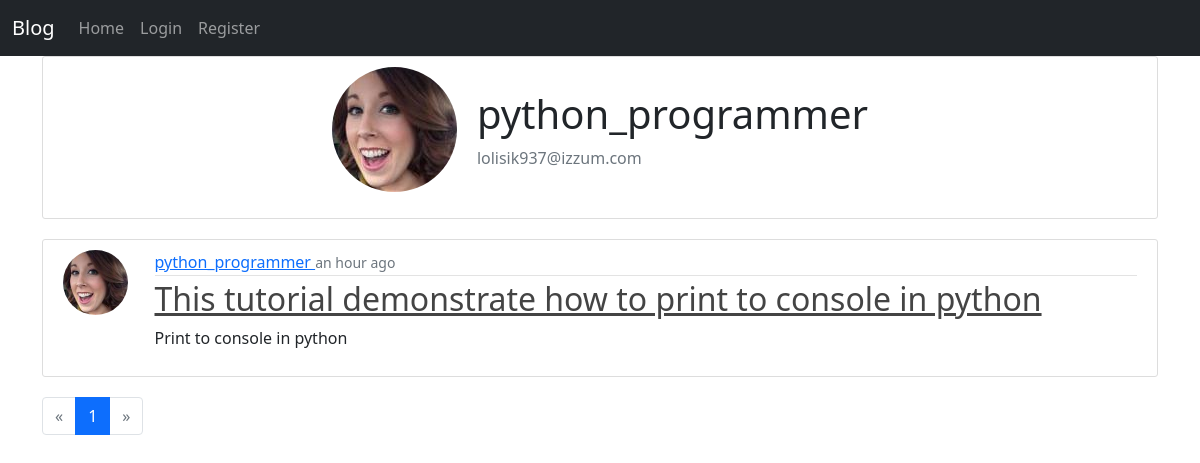
Screenshot of /profile/python_programmer/ with the database file from the repository.
### blog/model.py (models this page shows, shortened)
class User(db.Model,UserMixin):
    __tablename__='users'
    id = db.Column(db.Integer,primary_key=True)
    username = db.Column(db.String, unique = True, nullable=False)
    password = db.Column(db.String, nullable= False)
    email = db.Column(db.String, nullable= False)
    image_file = db.Column(db.String, nullable = False, default = 'default.jpg')
    post = db.relationship('Post',backref='author',lazy=True)

class Post(db.Model):
    id = db.Column(db.Integer,primary_key=True)
    user_id = db.Column(db.Integer,db.ForeignKey('users.id'), nullable = False)
    title = db.Column(db.String(128), nullable = False)
    short_description = db.Column(db.String(250), nullable=False)
    post = db.Column(db.Text, nullable = False)
    date = db.Column(db.DateTime)

### blog/profile/views.py (the view)
@profile_blueprint.route('/<username>/')
def user_posts(username):
    page=request.args.get('page',type=int)
    user = User.query.filter_by(username=username).first_or_404()
    posts = Post.query.filter_by(user_id=user.id).order_by(Post.date.desc()).paginate(per_page=5,page=page)
    return render_template('profile/profile_page.html',username=user.username
                            ,posts=posts,email = user.email,
                            profile_pic=url_for('static',filename=f'profile_pic/{user.image_file}'),
                            profile=True)

### blog/custom_filter.py (called while the page is built, shortened)
def pretty_date(time=False):
    from datetime import datetime
    now = datetime.now()
    if type(time) is int:
        diff = now - datetime.fromtimestamp(time)
    elif isinstance(time,datetime):
        diff = now - time
    elif not time:
        diff = now - now
    second_diff = diff.seconds
    day_diff = diff.days
    if day_diff < 0:
        return ''
    if day_diff == 0:
        if second_diff < 10:
            return "just now"
        if second_diff < 60:
            return str(int(second_diff)) + " seconds ago"
        if second_diff < 120:
            return "a minute ago"
        if second_diff < 3600:
            return str(int((second_diff / 60))) + " minutes ago"
        if second_diff < 7200:
            return "an hour ago"
        if second_diff < 86400:
            return str(int((second_diff / 3600))) + " hours ago"

### blog/templates/profile/profile_page.html
{% extends 'base.html' %}
{% set active_page='account' %}
{% from 'macros.html' import render_field %}
{% block content %}
<div class="content-section">
    {% include 'profile/_profile_info.html' %}
</div>
{% include 'posts/_posts.html' %}
{% include 'posts/_paginate.html' %}
{% endblock %}

### blog/templates/profile/_profile_info.html
<div class="media d-flex justify-content-center">
    <img class="rounded-circle account-img" src="{{profile_pic}}">
    <div class="media-body my-auto">
      <h2 class="account-heading">{{username}}</h2>
      <p class="text-secondary">{{email}}</p>
    </div>
  </div>

### blog/templates/posts/_posts.html
{% for post in posts.items %}
        <article class="media content-section">
          <div class="row">
            <div class="col-lg-1 col-2 d-none d-sm-block">
          <img class="rounded-circle article-img" src="{{ url_for('static', filename='profile_pic/' + post.author.image_file) }}">
        </div>
        <div class="col">
          <div class="media-body">
            <div class="article-metadata">
              <a class="mr-2" href="{{url_for('profile.user_posts',username = post.author.username)}}">
                {{ post.author.username }}
              </a>
              <small class="text-muted">{{ post.date|human_date }}</small>
          </div>
            <h2><a class="article-title" href="{{url_for('posts.single_post',post_id=post.id)}}">{{ post.title }}</a></h2>
            <p class="article-content">{{ post.short_description }}</p>
          </div>
        </div>
        </div>
        </article>
    {% endfor %}

### blog/static/css/main.css (style rules this page uses)
.content-section { background: #ffffff; padding: 10px 20px; border: 1px solid #dddddd; border-radius: 3px; margin-bottom: 20px; }
.article-title { color: #444444; }
.article-content { white-space: pre-line; }
.article-img { height: 65px; width: 65px; margin-right: 16px; }
.article-metadata { padding-bottom: 1px; margin-bottom: 4px; border-bottom: 1px solid #e3e3e3 }
.account-img { height: 125px; width: 125px; margin-right: 20px; margin-bottom: 16px; }
.account-heading { font-size: 2.5rem; }

### rows the page displays
User: username "python_programmer", email "lolisik937@izzum.com"
Post: image_file (picture), author.username "python_programmer", date|human_date "an hour ago", title "This tutorial demonstrate how to print to console in python", short_description "Print to console in python"

### other values shown
{{ posts.page }} "1"
